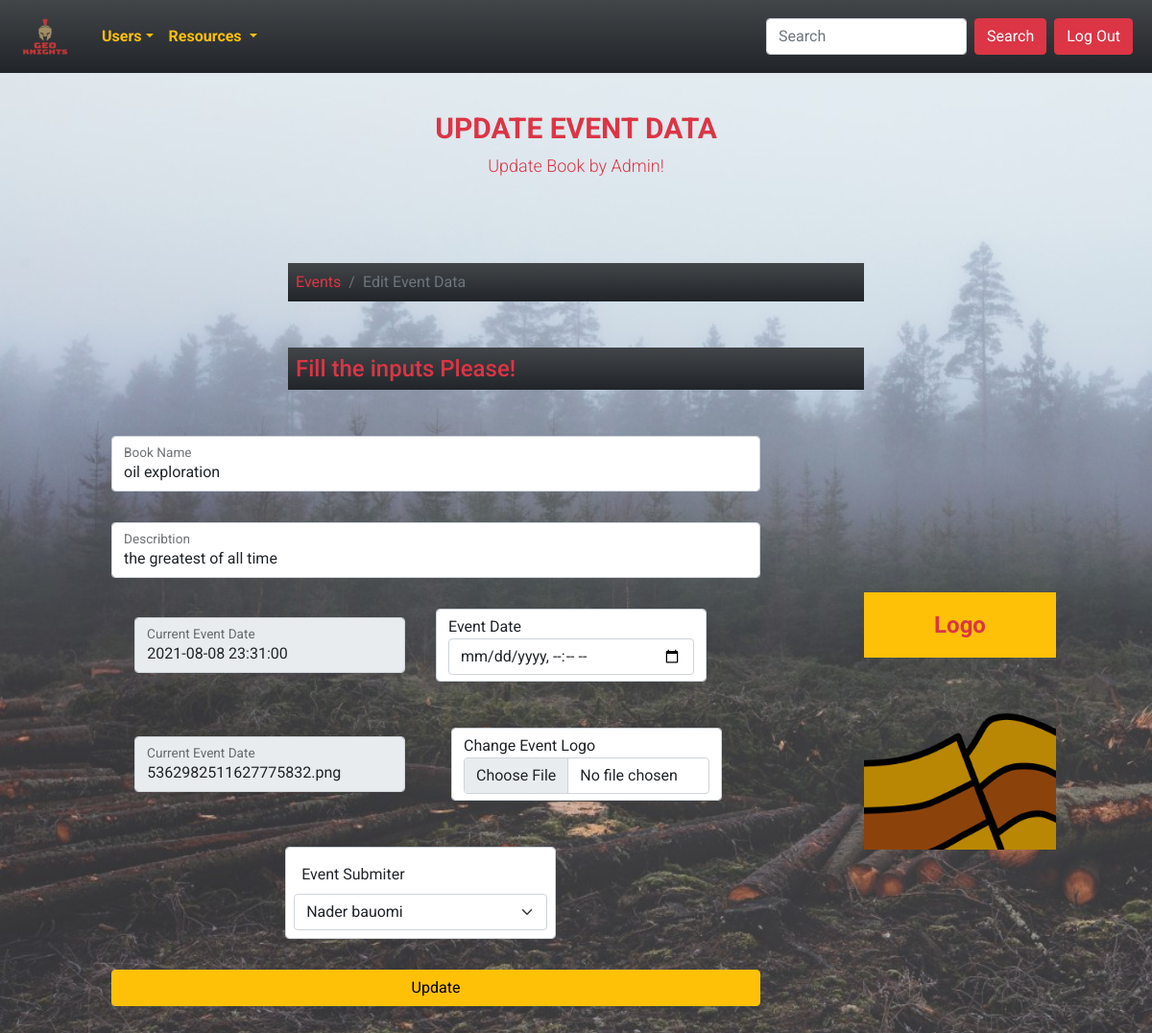
The app's page /admin/resources/events/edit.php?id=36 (signed in) with its own data.
### tables this page shows
CREATE TABLE `events` (
  `id` int(11) NOT NULL,
  `event_name` char(60) NOT NULL,
  `event_describtion` varchar(200) NOT NULL,
  `eventDate` timestamp NOT NULL DEFAULT current_timestamp() ON UPDATE current_timestamp(),
  `event_logo` varchar(110) NOT NULL,
  `event_submiter` int(11) DEFAULT NULL
);

CREATE TABLE `users` (
  `id` int(11) NOT NULL,
  `name` char(50) NOT NULL,
  `email` char(80) NOT NULL,
  `password` char(50) NOT NULL,
  `phone` char(11) NOT NULL,
  `gender` char(40) NOT NULL,
  `user_type` int(11) DEFAULT NULL
);

### helpers/paths.php (called while the page is built, shortened)
<?php
function resources($dis){
    return "http://" . $_SERVER['SERVER_NAME'] . "/g2p/admin/resources/" . $dis;
}
function css($dis){
    return   "http://" . $_SERVER['SERVER_NAME'] . "/g2p/assests/css/" . $dis;
}
function images($dis){
    return "http://" . $_SERVER['SERVER_NAME'] . "/g2p/assests/images/" . $dis;
}
?>

### helpers/functions.php (called while the page is built, shortened)
<?php
function Sanitize($input, $flag)
{
    $sanitize_var = $input;
    switch ($flag) {
        case 1:
            $sanitize_var = filter_var($sanitize_var, FILTER_SANITIZE_NUMBER_INT);
            break;
    }
    return $sanitize_var;
}

### admin/resources/events/edit.php (the view, shortened to what this page needs)
<?php
require "../../../helpers/paths.php";
require "../../../helpers/functions.php";
require '../../../helpers/dbConnection.php';
require '../../../layout/navAdmin.php';
$id  = Sanitize($_GET['id'], 1);
$sqlusers = "select * from users";
$opusers =  mysqli_query($con, $sqlusers);
$sqlevent = "select * from events where id =$id";
$opevents =  mysqli_query($con, $sqlevent);
$dataevent = mysqli_fetch_assoc($opevents);
?>
<!DOCTYPE html>
<html lang="en">
<head>
    <link rel="stylesheet" href="<?php echo css('edit.css') ?>">
</head>
<body class="col-12">
    <h1 class="text-danger">Update Event data
        <small>Update Book by Admin! </small>
    </h1>
    <ol class="breadcrumb bg-gradient bg-dark p-2 mx-auto mt-5 w-50 ">
        <li class="breadcrumb-item"><a class="text-decoration-none text-danger" href="<?php echo resources('events/index.php') ?>">Events</a></li>
        <li class="breadcrumb-item active ">Edit Event Data</li>
    </ol>
    <h4 class="bg-gradient bg-dark p-2 mx-auto mt-5 w-50 text-danger">
        <?php
        if (isset($_SESSION['errmessages'])) {
            foreach ($_SESSION['errmessages'] as $key =>  $data) {
                echo '* ' . $key . ' : ' . $data . '<br>';
            }
            unset($_SESSION['errmessages']);
        } else {
            echo "Fill the inputs Please!";
        }
        ?>
    </h4>
    <div class="d-flex flex-column flex-lg-row col-12 justify-content-evenly align-items-center">
        <form action="edit.php?id=<?php echo $dataevent['id']; ?>" method="POST" class=" col-lg-7 col-10  d-flex flex-column  p-4 ps-0 " enctype="multipart/form-data">
            <div class="col-sm-12 m-3 ">
                <div class=" form-floating">
                    <input value="<?php echo $dataevent['event_name']; ?>" type="text" class="form-control" id="floatingInput" placeholder="Enter Name" name="name">
                    <label for="floatingInput">Book Name</label>
                </div>
            </div>
            <div class="col-sm-12 m-3 ">
                <div class=" form-floating">
                    <input value="<?php echo $dataevent['event_describtion']; ?>" type="text" class="form-control" id="floatingInput" placeholder="Describtion" name="describtion">
                    <label for="floatingInput">Describtion</label>
                </div>
            </div>
            <div class="d-flex align-items-center flex-column flex-lg-row justify-content-center">
                <div class="col-lg-5 col-12 m-3 ">
                    <div class=" form-floating">
                        <input value="<?php echo $dataevent['eventDate'] ?>" type="text" disabled class="form-control" id="floatingInput" placeholder="Download" name="download">
                        <label for="floatingInput">Current Event Date</label>
                    </div>
                </div>
                <div class="col-lg-5 col-12 m-3 ">
                    <div class=" form-control">
                        <label for="edate">Event Date</label>
                        <input type="datetime-local" class="form-control" id="edate" name="Edate">
                    </div>
                </div>
            </div>
            <div class="d-flex align-items-center flex-column flex-lg-row justify-content-center">
                <div class="col-lg-5 col-12 m-3 ">
                    <div class=" form-floating">
                        <input value="<?php echo $dataevent['event_logo'] ?>" type="text" disabled class="form-control" id="floatingInput" placeholder="Download" name="download">
                        <label for="floatingInput">Current Event Date</label>
                    </div>
                </div>
                <div class="col-lg-5 col-12 m-3 ">
                    <div class="col-sm-12 m-3 form-control">
                        <label for="floatingnput">Change Event Logo</label>
                        <input type="file" name="logo" class="form-control">
                    </div>
                </div>
            </div>
            <div class="d-flex align-items-center justify-content-around ">
                <div class="col-sm-5 mt-3 mb-3 ">
                    <div class=" form-control p-2">
                        <label for="adder" class="p-2">Event Submiter</label>
                        <select id="adder" class="form-select" name="submiter">
                            <?php while ($datauser = mysqli_fetch_assoc($opusers)) {
                            ?>
                                <option value="<?php echo $datauser['id']; ?>" <?php if ($datauser['id'] == $dataevent['event_submiter']) {
                                                                                    echo 'selected';
                                                                                } ?>><?php echo $datauser['name']; ?></option>
                            <?php } ?>
                        </select>
                    </div>
                </div>
            </div>
            <input type="submit" class="btn btn-warning col-sm-12 m-3" value="Update">
        </form>
        <div class="logoPic col-lg-2 align-self-center col-4">
            <div class="card-body bg-warning">
                <p class="card-text text-danger text-center fw-bold fs-4">Logo</p>
            </div>
            <img src="<?php echo images('eventsLogos/') . trim($dataevent['event_logo']) ?>" class="card-img-top" alt="logo">
        </div>
    </div>
</body>
</html>

### assests/css/edit.css (style rules this page uses)
body { background: url(../images/bg.jpg); background-size: cover; background-repeat: no-repeat; font-family: 'Roboto', sans-serif; }
h1 { padding: 40px; margin: 0 0 50px; font-size: 30px; text-transform: uppercase; font-weight: 700; text-align: center; }
h1 small { font-size: 18px; display: block; text-transform: none; font-weight: 300; margin-top: 10px; }

### records on screen
events: name "oil exploration", describtion "the greatest of all time", download "2021-08-08 23:31:00", download "5362982511627775832.png", submiter "Nader bauomi", event_logo (picture)
